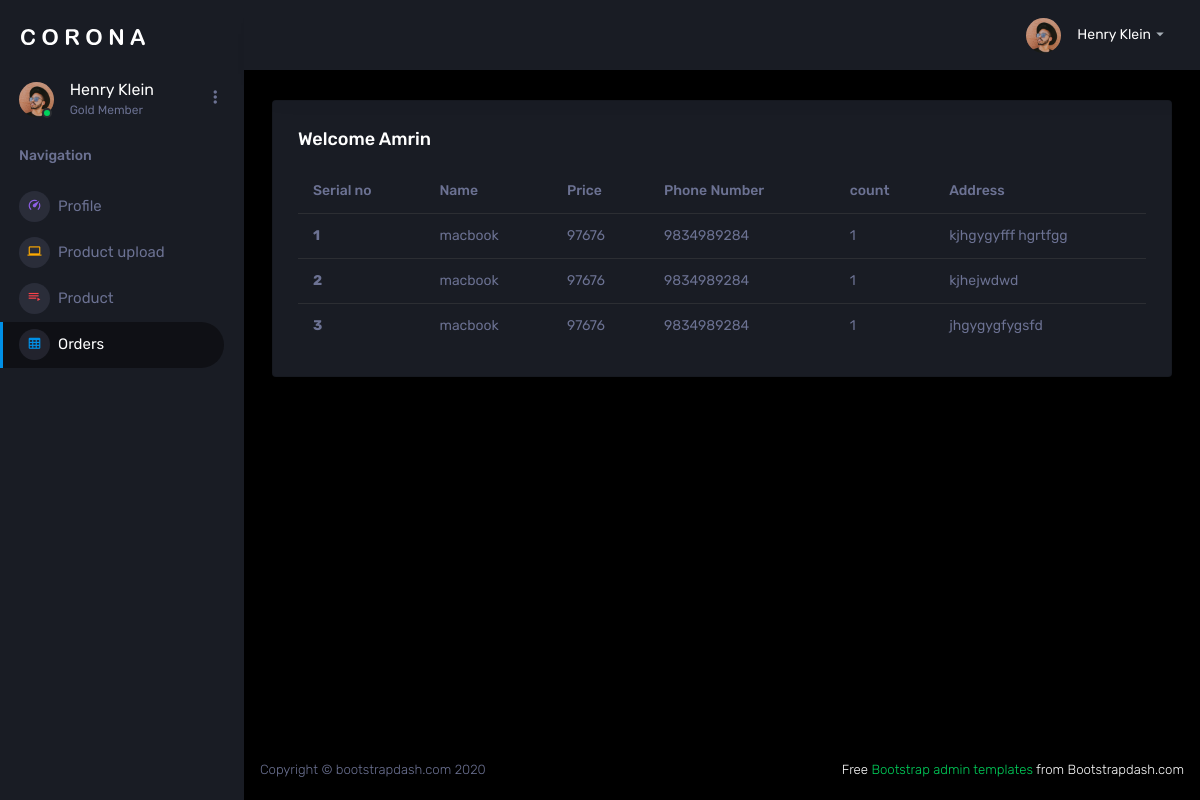
The page /product_order_list (signed in) on the database as committed earlier.
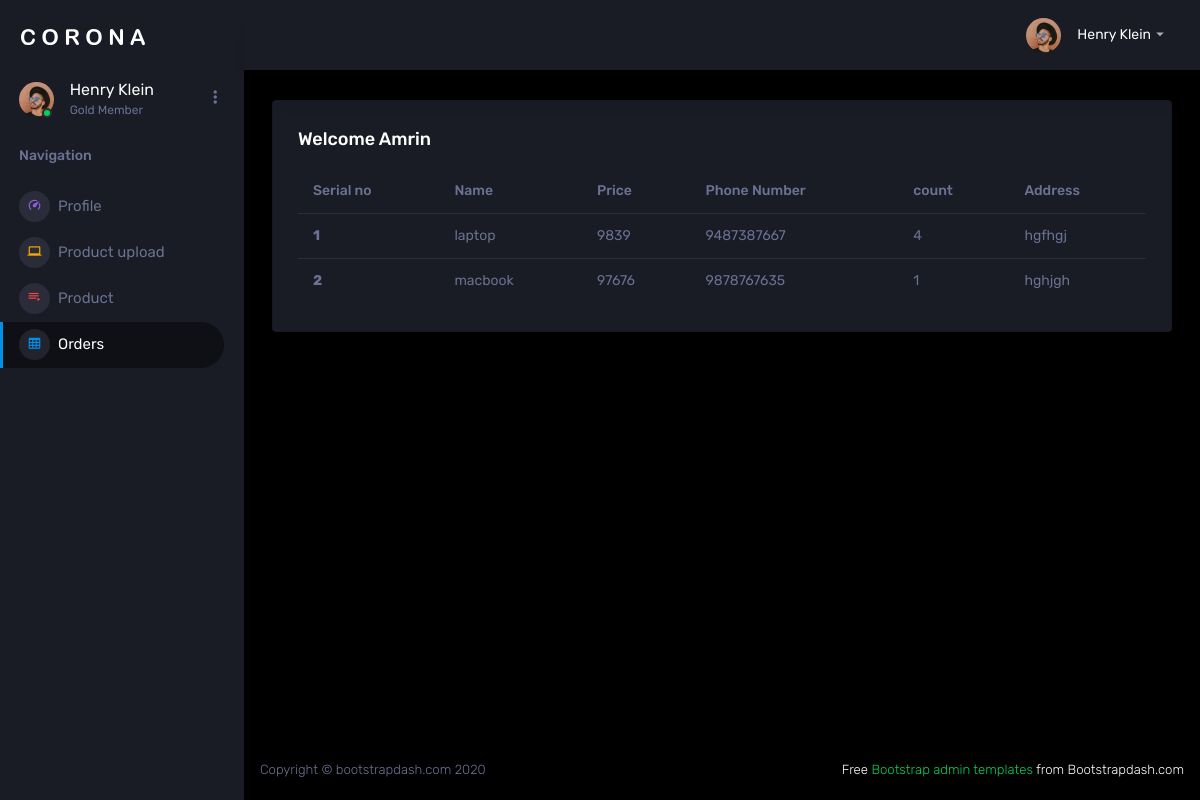
The same page on the database as committed later.
### new_app/models.py (models this page shows)
class BuyNow(models.Model):
    user =models.ForeignKey(Customer, on_delete=models.CASCADE, related_name= 'b_cart')
    product = models.ForeignKey(Product, on_delete=models.CASCADE, related_name='cart')
    status = models.BooleanField(default=0)
    count = models.IntegerField()
    delivery_address = models.TextField()
    delivery_phone_number = models.CharField(max_length=10)

class Product(models.Model):
    user = models.ForeignKey(Seller, on_delete=models.CASCADE, related_name='product')
    name = models.CharField(max_length=20)
    price = models.CharField(max_length=20)
    count = models.IntegerField()
    seller_image = models.ImageField(upload_to='product/')

### new_app/seller_views.py (the view)
# urls.py: path("product_order_list", seller_views.product_order_list, name="product_order_list"),
@login_required(login_url='login_view')
def product_order_list(request):
    product_user = request.user
    seller_user = Seller.objects.get(user=product_user)
    filter1 = BuyNow.objects.filter(product__user=seller_user)
    return render(request,'seller/product_order_list.html',{'filter1':filter1})

### templates/seller/product_order_list.html
{% extends "seller/seller_base.html" %}
{% block seller %}
<table class="table">
  <thead>
    <tr>
      <th scope="col">Serial no</th>
      <th scope="col">Name</th>
      <th scope="col">Price</th>
      <th scope="col">Phone Number</th>
      <th scope="col">count</th>
      <th scope="col">Address</th>
    </tr>
  </thead>
  <tbody>
  {% for i in filter1 %}
    <tr>
      <th scope="row">{{ forloop.counter }}</th>
      <td>{{ i.product.name }}</td>
      <td>{{ i.product.price }}</td>
      <td>{{ i.delivery_phone_number }}</td>
      <td>{{ i.count }}</td>
      <td>{{ i.delivery_address }}</td>
    </tr>
  {% endfor %}
  </tbody>
</table>
{% endblock %}

Rows that differ between the two databases and show on the page:
removed BuyNow: product.name "macbook", product.price "97676", delivery_phone_number "9834989284", count "1", delivery_address "kjhgygyfff hgrtfgg"
removed BuyNow: product.name "macbook", product.price "97676", delivery_phone_number "9834989284", count "1", delivery_address "kjhejwdwd"
removed BuyNow: product.name "macbook", product.price "97676", delivery_phone_number "9834989284", count "1", delivery_address "jhgygygfygsfd"
added BuyNow: product.name "laptop", product.price "9839", delivery_phone_number "9487387667", count "4", delivery_address "hgfhgj"
added BuyNow: product.name "macbook", product.price "97676", delivery_phone_number "9878767635", count "1", delivery_address "hghjgh"
